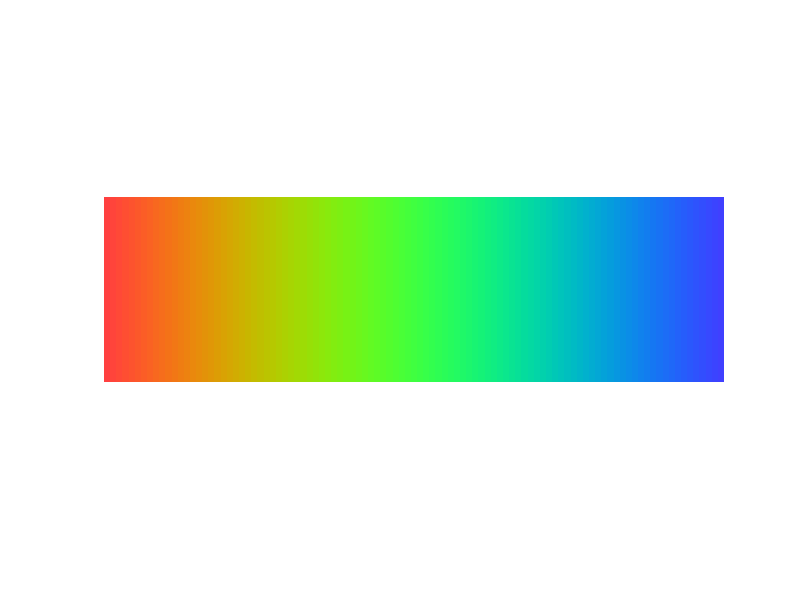

Reproduce this figure in MATLAB.
% base = meshgrid(1:100);
% output = base;% + base';
% output = sin(output) * 0.5 + 0.5;
% imshow(output)
% plot(sum(dct2(output), 1))
% title("Flattened dct of horizontal pattern")
% xlabel("Frequency")
% ylabel("Intensity of component")

rows = 0:0.01:1;
cols = ones(30,1);
img = cols * rows;

img = img * 4*pi/3; % Make sine value (0 -> pi) by dividing by size of kernel
R = cos(img) * 0.5 + 0.5; %Red channel
G = cos(img - 2*pi/3) * 0.5 + 0.5; % Green channel
B = cos(img - 4*pi/3) * 0.5 + 0.5; % Blue channel
img = zeros([size(img), 3]);
img(:,:,1) = R;
img(:,:,2) = G;
img(:,:,3) = B;
imshow(img);